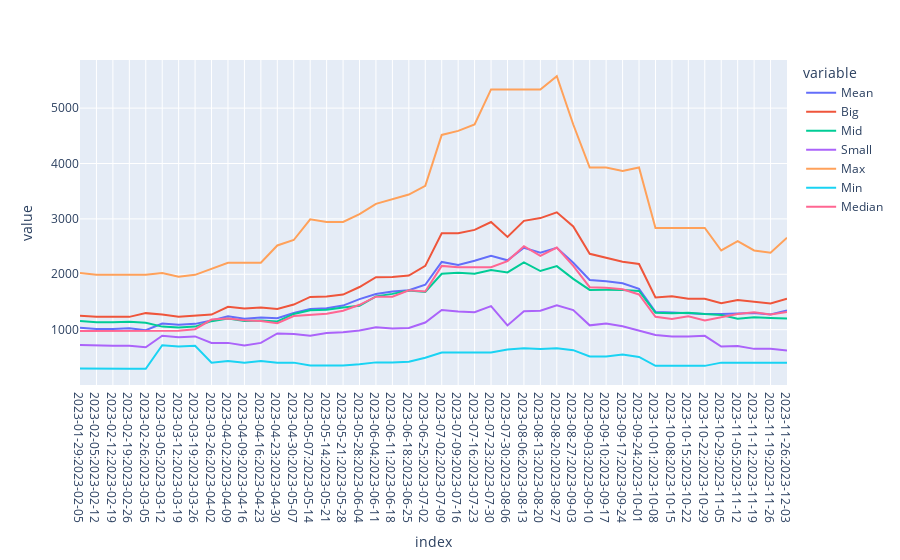

The notebook cell saved with this chart:
### Code cell
all_prop = df['finalPrice'].unstack().mean(axis=1)
big_prop = df[df['propSize'].astype(float)>130]['finalPrice'].unstack().mean(axis=1)
mid_prop = df[(df['propSize'].astype(float)>=100) & (df['propSize'].astype(float)<=130)]['finalPrice'].unstack().mean(axis=1)
small_prop = df[df['propSize'].astype(float)<100]['finalPrice'].unstack().mean(axis=1)
max_prop = df['finalPrice'].unstack().max(axis=1)
median_prop = df['finalPrice'].unstack().median(axis=1)
min_prop = df['finalPrice'].unstack().min(axis=1)
prices = pd.concat([all_prop,big_prop,mid_prop,small_prop, min_prop,max_prop,median_prop],axis=1)
prices.columns = ['Mean','Big','Mid','Small','Min','Max','Median']
px.line(prices[['Mean','Big','Mid','Small','Max','Min','Median']])
